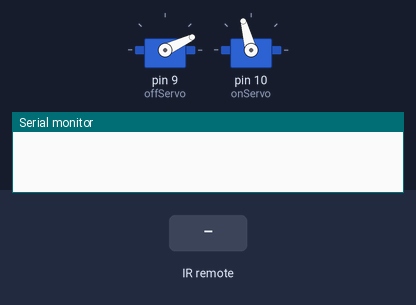
Bench run of a sketch on a simulated Arduino Uno, built with avr-gcc and run on an emulated ATmega328P. On the bench: 2 × servo, the last lines printed to the serial monitor. The inputs (shaded band) are chosen by the test bench.

Above: at 1.2 s.
1.3 s: infrared code 0xAA8 received
At 2.4 s:
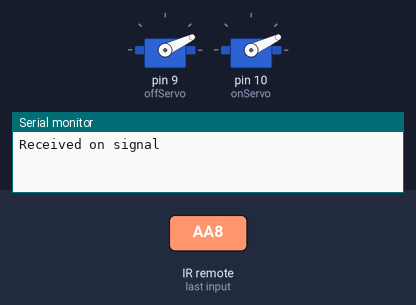
4.3 s: infrared code 0x557 received
At 4.7 s:
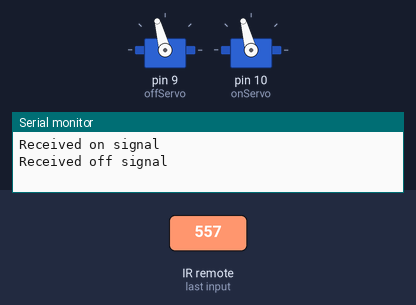
Timing chart, 0 to 7.8 s (numbered marks = the images above; inputs shaded):
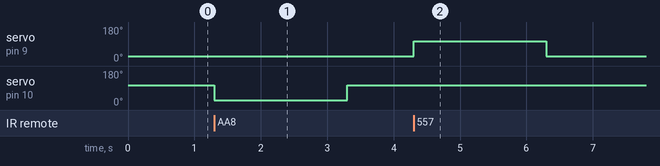

The sketch:

lightswitch.ino
```cpp
#include <RCSwitch.h>
#include <Servo.h>

#define DEBUG 0

//RF signals
//off = 1367
//on = 2728

RCSwitch mySwitch;
Servo offServo;
Servo onServo;

void switchOff();
void switchOn();

void setup()
{
  Serial.begin(9600);
  mySwitch.enableReceive(0);  //Receiver on interrupt 0 => that is pin #2
  offServo.attach(9);
  onServo.attach(10);
}

bool doSwitch = true;

void loop()
{
offServo.write(25);
onServo.write(105);

#if DEBUG
    if (doSwitch) {
      switchOn();
    }
    else {
      switchOff();
    }
    delay(2000);
    doSwitch = !doSwitch;
#else
  if (mySwitch.available())
  {
    int value = mySwitch.getReceivedValue();

    if (value == 2728) {
      Serial.println("Received on signal");
      switchOn();
      delay(15);
    }
    else if (value == 1367) {
      Serial.println("Received off signal");
      switchOff();
      delay(15);
    }

    mySwitch.resetAvailable();
  }
#endif
}

void switchOff()
{
  offServo.write(105);
  delay(2000);
  offServo.write(25);
}
void switchOn()
{
  onServo.write(25);
  delay(2000);
  onServo.write(105);
}
```

Measured:
- after the input at 1.3 s, servo on pin 10 (onServo): 105° → 25° at once, → 105° 2.0 s later
- after the input at 4.3 s, servo on pin 9 (offServo): 25° → 105° at once, → 25° 2.0 s later
